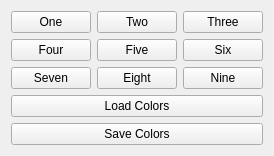
<?xml version="1.0" encoding="UTF-8"?>
<ui version="4.0">
 <class>Widget</class>
 <widget class="QWidget" name="Widget">
  <property name="geometry">
   <rect>
    <x>0</x>
    <y>0</y>
    <width>272</width>
    <height>149</height>
   </rect>
  </property>
  <property name="windowTitle">
   <string>Widget</string>
  </property>
  <layout class="QVBoxLayout" name="verticalLayout">
   <item>
    <layout class="QGridLayout" name="gridLayout">
     <item row="0" column="0">
      <widget class="QPushButton" name="oneBtn">
       <property name="sizePolicy">
        <sizepolicy hsizetype="Minimum" vsizetype="Expanding">
         <horstretch>0</horstretch>
         <verstretch>0</verstretch>
        </sizepolicy>
       </property>
       <property name="text">
        <string>One</string>
       </property>
      </widget>
     </item>
     <item row="0" column="1">
      <widget class="QPushButton" name="twoBtn">
       <property name="sizePolicy">
        <sizepolicy hsizetype="Minimum" vsizetype="Expanding">
         <horstretch>0</horstretch>
         <verstretch>0</verstretch>
        </sizepolicy>
       </property>
       <property name="text">
        <string>Two</string>
       </property>
      </widget>
     </item>
     <item row="0" column="2">
      <widget class="QPushButton" name="threeBtn">
       <property name="sizePolicy">
        <sizepolicy hsizetype="Minimum" vsizetype="Expanding">
         <horstretch>0</horstretch>
         <verstretch>0</verstretch>
        </sizepolicy>
       </property>
       <property name="text">
        <string>Three</string>
       </property>
      </widget>
     </item>
     <item row="1" column="0">
      <widget class="QPushButton" name="fourBtn">
       <property name="sizePolicy">
        <sizepolicy hsizetype="Minimum" vsizetype="Expanding">
         <horstretch>0</horstretch>
         <verstretch>0</verstretch>
        </sizepolicy>
       </property>
       <property name="text">
        <string>Four</string>
       </property>
      </widget>
     </item>
     <item row="1" column="1">
      <widget class="QPushButton" name="fiveBtn">
       <property name="sizePolicy">
        <sizepolicy hsizetype="Minimum" vsizetype="Expanding">
         <horstretch>0</horstretch>
         <verstretch>0</verstretch>
        </sizepolicy>
       </property>
       <property name="text">
        <string>Five</string>
       </property>
      </widget>
     </item>
     <item row="1" column="2">
      <widget class="QPushButton" name="sixBtn">
       <property name="sizePolicy">
        <sizepolicy hsizetype="Minimum" vsizetype="Expanding">
         <horstretch>0</horstretch>
         <verstretch>0</verstretch>
        </sizepolicy>
       </property>
       <property name="text">
        <string>Six</string>
       </property>
      </widget>
     </item>
     <item row="2" column="0">
      <widget class="QPushButton" name="sevenBtn">
       <property name="sizePolicy">
        <sizepolicy hsizetype="Minimum" vsizetype="Expanding">
         <horstretch>0</horstretch>
         <verstretch>0</verstretch>
        </sizepolicy>
       </property>
       <property name="text">
        <string>Seven</string>
       </property>
      </widget>
     </item>
     <item row="2" column="1">
      <widget class="QPushButton" name="eightBtn">
       <property name="sizePolicy">
        <sizepolicy hsizetype="Minimum" vsizetype="Expanding">
         <horstretch>0</horstretch>
         <verstretch>0</verstretch>
        </sizepolicy>
       </property>
       <property name="text">
        <string>Eight</string>
       </property>
      </widget>
     </item>
     <item row="2" column="2">
      <widget class="QPushButton" name="nineBtn">
       <property name="sizePolicy">
        <sizepolicy hsizetype="Minimum" vsizetype="Expanding">
         <horstretch>0</horstretch>
         <verstretch>0</verstretch>
        </sizepolicy>
       </property>
       <property name="text">
        <string>Nine</string>
       </property>
      </widget>
     </item>
    </layout>
   </item>
   <item>
    <widget class="QPushButton" name="loadBtn">
     <property name="text">
      <string>Load Colors</string>
     </property>
    </widget>
   </item>
   <item>
    <widget class="QPushButton" name="saveBtn">
     <property name="text">
      <string>Save Colors</string>
     </property>
    </widget>
   </item>
  </layout>
 </widget>
 <resources/>
 <connections/>
</ui>
